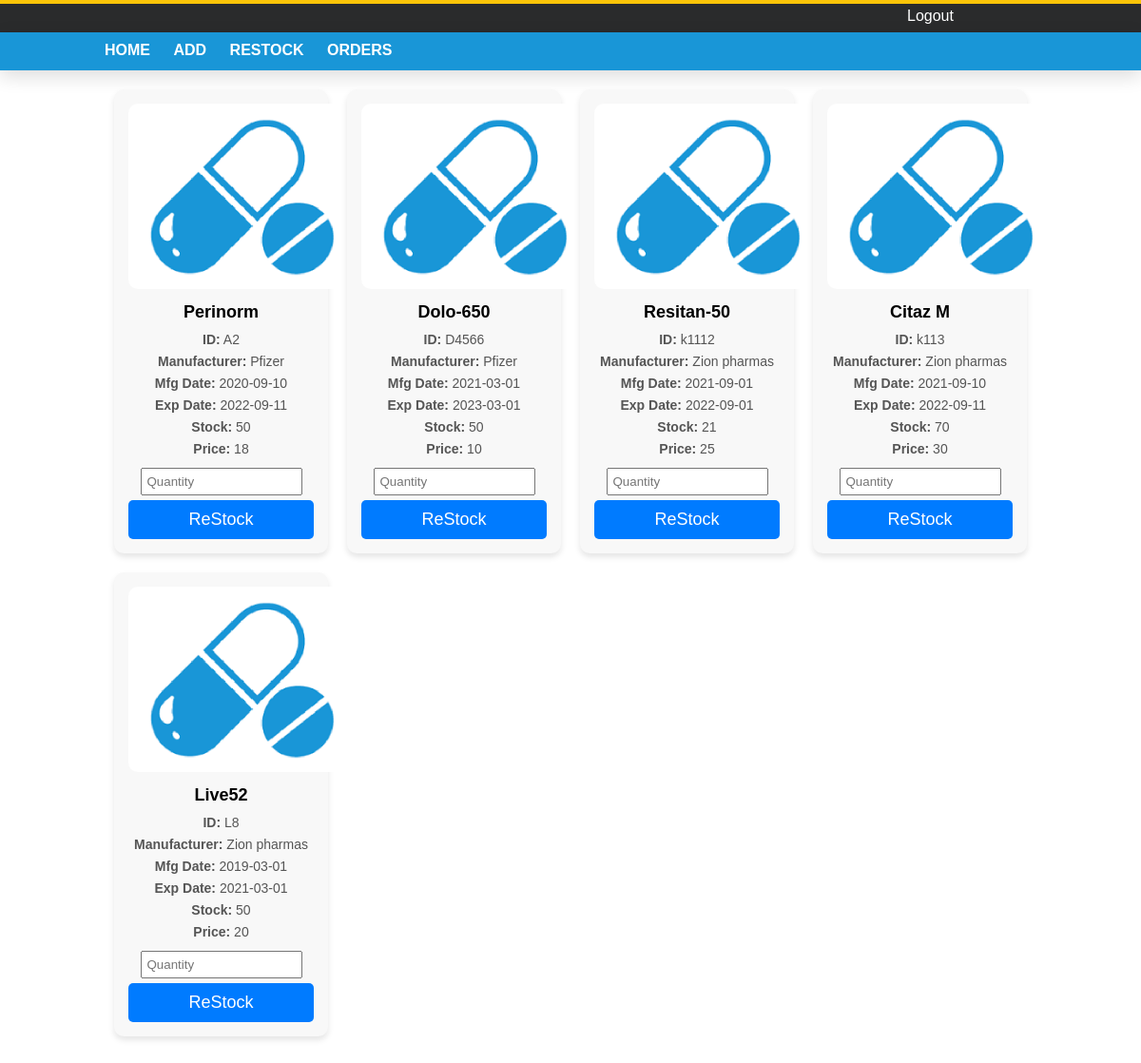
The app's page /AddInventory.php (signed in) with its own data.
### tables this page shows
CREATE TABLE `inventory` (
  `pid` varchar(15) NOT NULL,
  `pname` varchar(20) DEFAULT NULL,
  `quantity` int(10) UNSIGNED DEFAULT NULL,
  `sid` varchar(15) NOT NULL
);

CREATE TABLE `product` (
  `pid` varchar(15) NOT NULL,
  `pname` varchar(20) DEFAULT NULL,
  `manufacturer` varchar(20) DEFAULT NULL,
  `mfg` date DEFAULT NULL,
  `exp` date DEFAULT NULL,
  `price` int(11) DEFAULT NULL
);

### AddInventory.php (the view, shortened to what this page needs)
<?php
$guid = $_SESSION['currentuser'];
$servername = "localhost";
$username = "root";
$password = "";
$dbname = "drugdatabase";
$conn = new mysqli($servername, $username, $password, $dbname);
$query = "SELECT p.pid, i.quantity, p.pname, p.manufacturer, p.mfg, p.exp, p.price
          FROM product p, inventory i
          WHERE p.pid = i.pid AND i.sid = ?";
$stmt = $conn->prepare($query);
$stmt->bind_param("s", $guid);
$stmt->execute();
$result = $stmt->get_result();
?>
<!DOCTYPE html>
<html lang="en">
<head>
    <link rel="stylesheet" href="css/Buy.css">
</head>
<body>
<div class="main">
    <div class="topbar2">
        <div class="container1">
            <div class="logout-btn">
                <a href="Logout.php">Logout</a>
            </div>
        </div>
    </div>
    <div class="header">
        <div class="container2">
            <div class="navbar">
                <a href="SellerHomepage.php?id=<?= urlencode($guid) ?>">HOME</a>
                <a href="AddProduct.php?id=<?= urlencode($guid) ?>">ADD</a>
                <a href="AddInventory.php?id=<?= urlencode($guid) ?>">RESTOCK</a>
                <a href="SellerOrders.php?id=<?= urlencode($guid) ?>">ORDERS</a>
            </div>
        </div>
    </div>
</div>
<div class="active">
    <div class="container">
    <?php
    while ($row = $result->fetch_assoc()) {
    ?>
        <div class="card">
            <form action="UpdateInventory.php?id=<?= urlencode($guid) ?>" method="post">
                <img src="images/pills.png" alt="Medicine">
                <h1><?php echo htmlspecialchars($row["pname"]); ?></h1>
                <p><b>ID:</b> <?php echo htmlspecialchars($row["pid"]); ?></p>
                <p><b>Manufacturer:</b> <?php echo htmlspecialchars($row["manufacturer"]); ?></p>
                <p><b>Mfg Date:</b> <?php echo htmlspecialchars($row["mfg"]); ?></p>
                <p><b>Exp Date:</b> <?php echo htmlspecialchars($row["exp"]); ?></p>
                <p><b>Stock:</b> <?php echo htmlspecialchars($row["quantity"]); ?></p>
                <p><b>Price:</b> <?php echo htmlspecialchars($row["price"]); ?></p>
                <input type="text" name="restock" placeholder="Quantity" onkeypress="return event.charCode >= 48 && event.charCode <= 57" required>
                <button>ReStock</button>
            </form>
        </div>
    <?php } ?>
    </div>
</div>
</body>
</html>

### css/Buy.css (style rules this page uses)
body { margin: 0; padding: 0; font-family: sans-serif; background: white; }
.main { margin: 0 auto; width: 100%; height: auto; }
.topbar2 { width: 100%; height: 30px; background-color: #2a2b2c; }
.container1 { width: 1000px; height: 30px; background-color: transparent; margin: 0 auto; }
.container2 { width: 1000px; height: 30px; background-color: transparent; margin: 0 auto; }
.logout-btn { width: 150px; height: 30px; float: right; }
.logout-btn a { display: block; color: white; text-decoration: none; padding: 4px; }
.header { width: 100%; height: 40px; float: left; background-color: #1996d7; box-shadow: 0 0, 0 6px 20px 0 rgba(0, 0, 0, .14); }
.navbar { width: 700px; float: left; text-align: left; padding-top:10px; padding-bottom: 10px; }
.navbar a { display: inline-block; color: white; text-decoration:none; padding: 0 10px; font-weight:bold; }
.active { width:1000px; min-height:638px; background-color: white; margin: 0 auto; padding: 0px 20px 50px 20px; }
.card { box-shadow: 0 4px 8px 0 rgba(0, 0, 0, 0.2); max-width: 300px; margin: auto; text-align: center; font-family: sans-serif; background-color: rgba(0,0,0,0.1); }
.card img { padding:0 17px 0 22px; background-color: white; }
.card p { padding: 0; padding-bottom: 7px; margin:0; }
.card button { border: none; outline: 0; padding: 12px; color: white; background-color: #000; text-align: center; cursor: pointer; width: 100%; font-size: 18px; }

### AddInventory.php (style rules this page uses)
.container { display: grid; grid-template-columns: repeat(4, 1fr); gap: 20px; padding: 20px; }
.card { background: #f8f8f8; padding: 15px; border-radius: 10px; text-align: center; box-shadow: 0 4px 6px rgba(0,0,0,0.1); }
.card img { width: 100%; height: auto; border-radius: 10px; }
.card h1 { font-size: 18px; margin: 10px 0; }
.card p { font-size: 14px; color: #555; }
.card input { width: 80%; padding: 5px; margin: 5px 0; }
.card button { background: #007bff; color: white; border: none; padding: 10px; border-radius: 5px; cursor: pointer; }

### records on screen
inventory: pid.pname "Perinorm", pid.pid "A2", pid.manufacturer "Pfizer", pid.mfg "2020-09-10", pid.exp "2022-09-11", quantity "50", pid.price "18"
inventory: pid.pname "Dolo-650", pid.pid "D4566", pid.manufacturer "Pfizer", pid.mfg "2021-03-01", pid.exp "2023-03-01", quantity "50", pid.price "10"
inventory: pid.pname "Resitan-50", pid.pid "k1112", pid.manufacturer "Zion pharmas", pid.mfg "2021-09-01", pid.exp "2022-09-01", quantity "21", pid.price "25"
inventory: pid.pname "Citaz M", pid.pid "k113", pid.manufacturer "Zion pharmas", pid.mfg "2021-09-10", pid.exp "2022-09-11", quantity "70", pid.price "30"
inventory: pid.pname "Live52", pid.pid "L8", pid.manufacturer "Zion pharmas", pid.mfg "2019-03-01", pid.exp "2021-03-01", quantity "50", pid.price "20"
